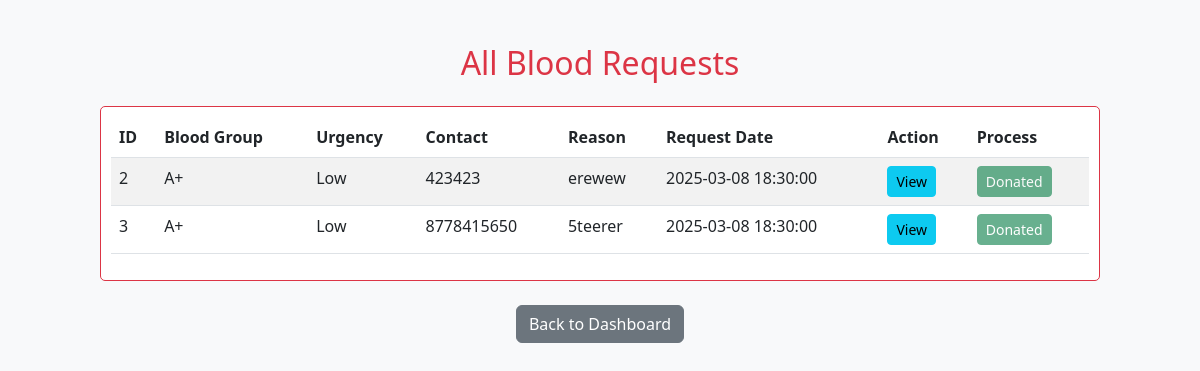
Page /all_requests.php (signed in) on the committed database.
### tables this page shows
CREATE TABLE `blood_requests` (
  `id` int(11) NOT NULL,
  `blood_group` varchar(5) NOT NULL,
  `urgency` enum('Low','Medium','High') NOT NULL,
  `contact` varchar(15) NOT NULL,
  `reason` text NOT NULL,
  `request_date` timestamp NOT NULL DEFAULT current_timestamp(),
  `status` varchar(20) DEFAULT 'Pending',
  `name` varchar(255) NOT NULL,
  `email` varchar(255) NOT NULL
);

### all_requests.php (the view, shortened to what this page needs)
<?php
$servername = "localhost";
$username = "root";
$password = "";
$dbname = "blood_donation_db";
$conn = new mysqli($servername, $username, $password, $dbname);
$sql = "SELECT * FROM blood_requests ORDER BY request_date DESC";
$result = $conn->query($sql);
?>
<!DOCTYPE html>
<html lang="en">
<head>
    <link rel="stylesheet" href="https://cdn.jsdelivr.net/npm/bootstrap@5.3.0/dist/css/bootstrap.min.css">
</head>
<body>
    <div class="container mt-4">
        <h2 class="text-center text-danger">All Blood Requests</h2>
        <div class="table-container mt-4">
            <table class="table table-striped">
                <thead>
                    <tr>
                        <th>ID</th>
                        <th>Blood Group</th>
                        <th>Urgency</th>
                        <th>Contact</th>
                        <th>Reason</th>
                        <th>Request Date</th>
                        <th>Action</th>
                        <th>Process</th>
                    </tr>
                </thead>
                <tbody>
                    <?php if ($result->num_rows > 0): ?>
                        <?php while ($row = $result->fetch_assoc()): ?>
                            <tr>
                                <td><?php echo htmlspecialchars($row['id']); ?></td>
                                <td><?php echo htmlspecialchars($row['blood_group']); ?></td>
                                <td><?php echo htmlspecialchars($row['urgency']); ?></td>
                                <td><?php echo htmlspecialchars($row['contact']); ?></td>
                                <td><?php echo htmlspecialchars($row['reason']); ?></td>
                                <td><?php echo htmlspecialchars($row['request_date']); ?></td>
                                <td>
                                    <a href="view_request.php?id=<?php echo $row['id']; ?>" class="btn btn-info btn-sm">View</a>
                                </td>
                                <td>
    <?php if ($row['status'] === 'Completed'): ?>
        <button class="btn btn-success btn-sm" disabled>Donated</button>
    <?php else: ?>
        <a href="donate_blood_process.php?id=<?php echo $row['id']; ?>" class="btn btn-danger btn-sm">Donate</a>
    <?php endif; ?>
</td>
                            </tr>
                        <?php endwhile; ?>
                    <?php else: ?>
                        <tr><td colspan="8" class="text-center">No blood requests found</td></tr>
                    <?php endif; ?>
                </tbody>
            </table>
        </div>
        <div class="text-center mt-4">
            <a href="user_dashboard.php" class="btn btn-secondary">Back to Dashboard</a>
        </div>
    </div>
</body>
</html>

### all_requests.php (style rules this page uses)
body { background-color: #f8f9fa; padding: 20px; }
.table-container { max-height: 500px; overflow-y: auto; background-color: #fff; border: 1px solid #dc3545; border-radius: 5px; padding: 10px; max-width: 1000px; margin: 0 auto; }

### rows in the picture
blood_requests: id "2", blood_group "A+", urgency "Low", contact "423423", reason "erewew", request_date "2025-03-08 18:30:00", status "Donated"
blood_requests: id "3", blood_group "A+", urgency "Low", contact "8778415650", reason "5teerer", request_date "2025-03-08 18:30:00", status "Donated"
